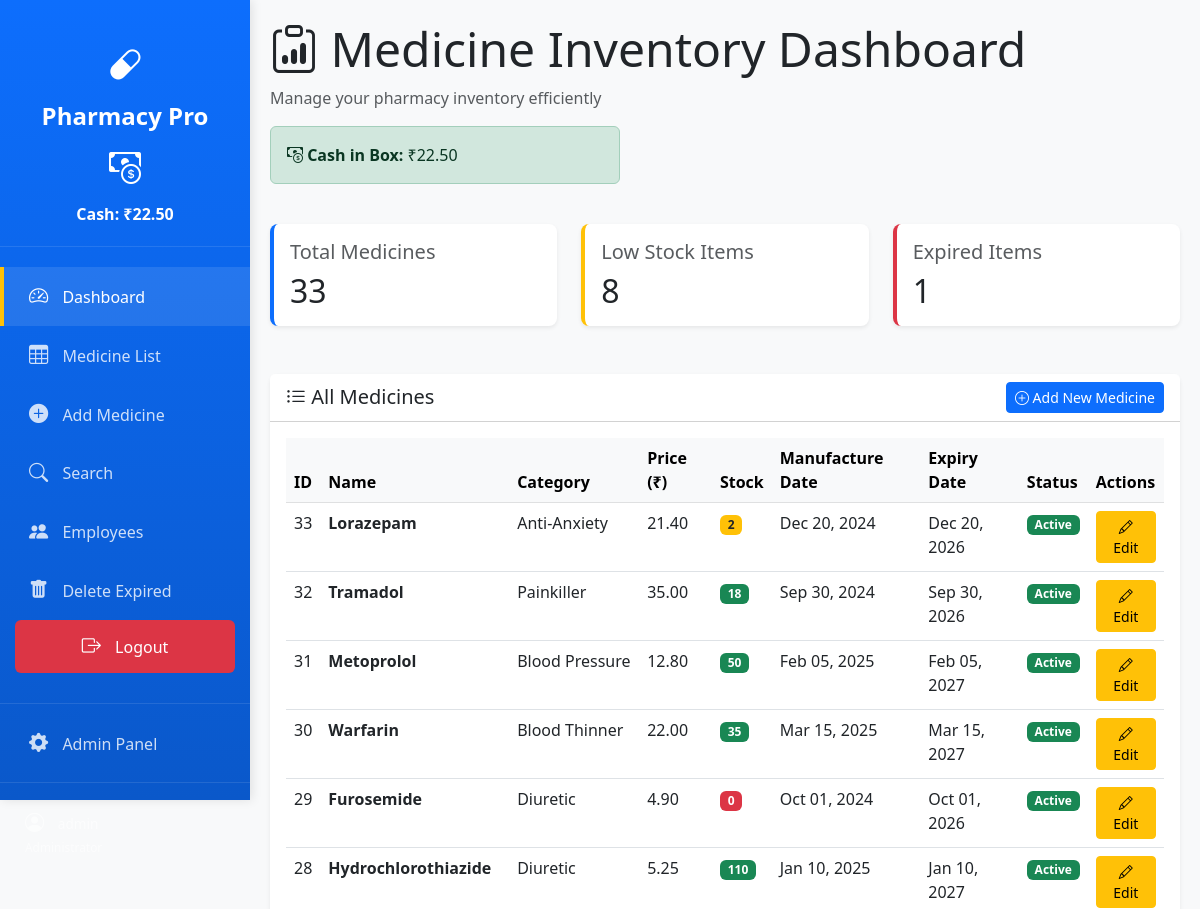
The app's page / (signed in, upper part), older data.
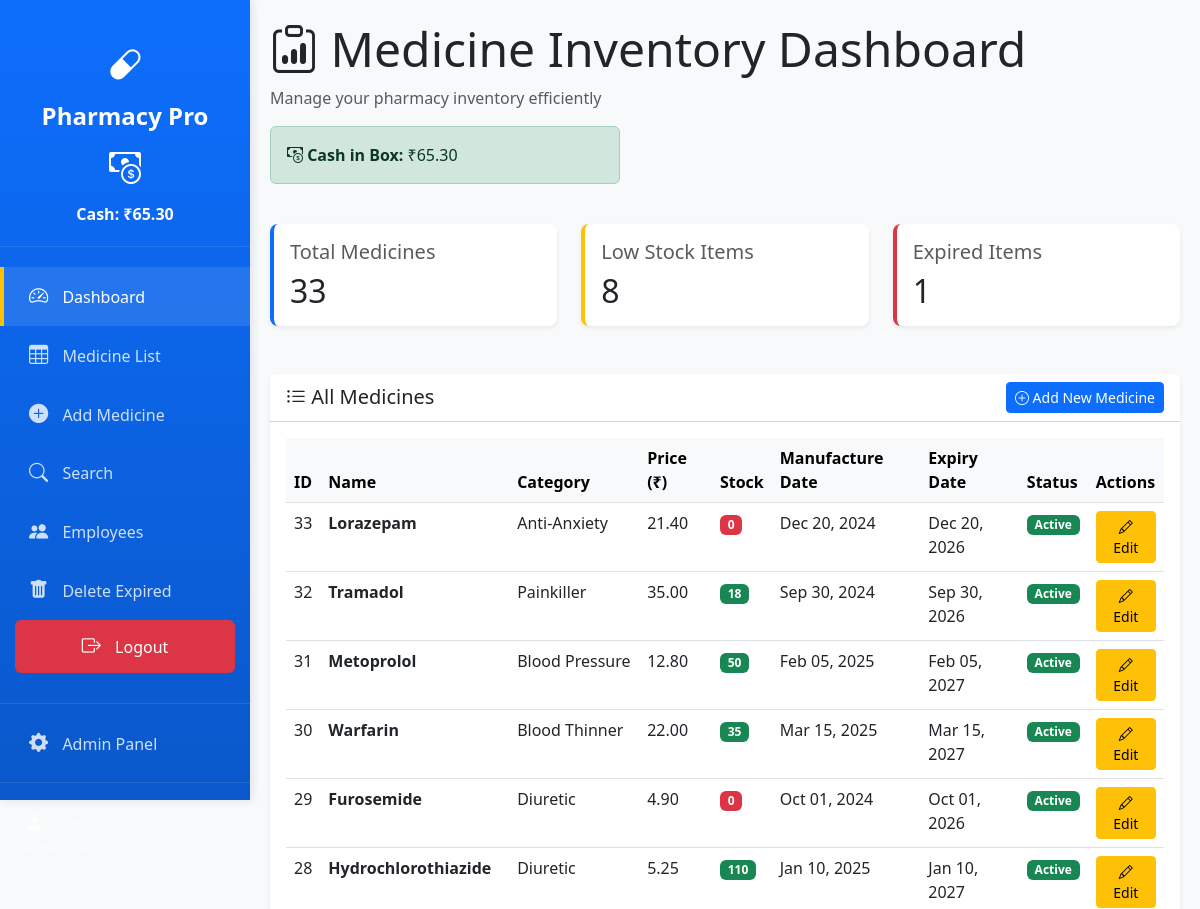
The same page, newer data.
### inventory/models.py (models this page shows, shortened)
class CashBox(models.Model):
    current_cash = models.DecimalField(max_digits=12, decimal_places=2, default=0)
    last_updated = models.DateTimeField(auto_now=True)
    class Meta:
        verbose_name_plural = "Cash Box"

class Medicine(models.Model):
    name = models.CharField(max_length=200)
    category = models.CharField(max_length=100)
    price = models.DecimalField(max_digits=10, decimal_places=2)
    stock_quantity = models.IntegerField()
    manufacture_date = models.DateField()
    expiry_date = models.DateField()
    class Meta:
        verbose_name_plural = "Medicines"

### inventory/views.py (the view)
# urls.py: path('', views.MedicineDashboardView.as_view(), name='medicine_dashboard'),
class MedicineDashboardView(LoginRequiredMixin, ListView):
    model = Medicine
    template_name = 'inventory/dashboard.html'
    context_object_name = 'medicines'
    paginate_by = 20
    ordering = ['-id']
    def get_context_data(self, **kwargs):
        context = super().get_context_data(**kwargs)
        context['total_medicines'] = Medicine.objects.count()
        context['low_stock'] = Medicine.objects.filter(stock_quantity__lte=10).count()
        context['expired'] = Medicine.objects.filter(expiry_date__lt=date.today()).count()
        context['today'] = date.today()
        from .models import CashBox
        cash_box = CashBox.objects.first()
        context['cash_box'] = cash_box
        return context

### inventory/templates/inventory/dashboard.html (shortened to what the changed rows need)
{% extends 'inventory/base.html' %}
{% block content %}
<div class="row mb-4">
    <div class="col-12">
        <h1 class="display-5">
            <i class="bi bi-clipboard-data"></i> Medicine Inventory Dashboard
        </h1>
        <p class="text-muted">Manage your pharmacy inventory efficiently</p>
        <div class="alert alert-success mt-3" style="max-width:350px;">
            <i class="bi bi-cash-coin"></i> <strong>Cash in Box:</strong> ₹{{ cash_box.current_cash|default:'0.00' }}
        </div>
    </div>
</div>
<div class="row mb-4">
    <div class="col-md-4">
        <div class="card stat-card primary">
            <div class="card-body">
                <h2 class="mb-0">{{ total_medicines }}</h2>
            </div>
        </div>
    </div>
    <div class="col-md-4">
        <div class="card stat-card warning">
            <div class="card-body">
                <h2 class="mb-0">{{ low_stock }}</h2>
            </div>
        </div>
    </div>
    <div class="col-md-4">
        <div class="card stat-card danger">
            <div class="card-body">
                <h2 class="mb-0">{{ expired }}</h2>
            </div>
        </div>
    </div>
</div>
<div class="card">
    <div class="card-body">
        {% if medicines %}
            <div class="table-responsive">
                <table class="table table-hover">
                    <thead class="table-light">
                        <tr>
                            <th>ID</th>
                            <th>Name</th>
                            <th>Category</th>
                            <th>Price (₹)</th>
                            <th>Stock</th>
                            <th>Manufacture Date</th>
                            <th>Expiry Date</th>
                            <th>Status</th>
                            <th>Actions</th>
                        </tr>
                    </thead>
                    <tbody>
                        {% for medicine in medicines %}
                        <tr>
                            <td>{{ medicine.id }}</td>
                            <td><strong>{{ medicine.name }}</strong></td>
                            <td>{{ medicine.category }}</td>
                            <td>{{ medicine.price }}</td>
                            <td>
                                {% if medicine.stock_quantity == 0 %}
                                    <span class="badge bg-danger">{{ medicine.stock_quantity }}</span>
                                {% elif medicine.stock_quantity <= 10 %}
                                    <span class="badge bg-warning text-dark">{{ medicine.stock_quantity }}</span>
                                {% else %}
                                    <span class="badge bg-success">{{ medicine.stock_quantity }}</span>
                                {% endif %}
                            </td>
                            <td>{{ medicine.manufacture_date|date:"M d, Y" }}</td>
                            <td>{{ medicine.expiry_date|date:"M d, Y" }}</td>
                            <td>
                                {% if medicine.expiry_date < today %}
                                    <span class="badge bg-danger">Expired</span>
                                {% else %}
                                    <span class="badge bg-success">Active</span>
                                {% endif %}
                            </td>
                            <td>
                                {% if user.is_superuser or user.groups.all.0.name == 'Manager' %}
                                    <a href="{% url 'edit_medicine' medicine.pk %}" class="btn btn-sm btn-warning" title="Edit Medicine">
                                        <i class="bi bi-pencil"></i> Edit
                                    </a>
                                {% elif user.groups.all.0.name == 'Staff' %}
                                    <a href="{% url 'update_stock' medicine.pk %}" class="btn btn-sm btn-success" title="Update Stock">
                                        <i class="bi bi-cart-dash"></i> Update Stock
                                    </a>
                                {% endif %}
                            </td>
                        </tr>
                        {% endfor %}
                    </tbody>
                </table>
            </div>
        {% endif %}
    </div>
</div>
{% endblock %}

### inventory/templates/inventory/base.html (shortened to what this page needs)
<!DOCTYPE html>
<html lang="en">
<head>
    <link href="https://cdn.jsdelivr.net/npm/bootstrap@5.3.0/dist/css/bootstrap.min.css" rel="stylesheet">
    <link rel="stylesheet" href="https://cdn.jsdelivr.net/npm/bootstrap-icons@1.11.0/font/bootstrap-icons.css">
</head>
<body>
    <div class="sidebar">
        <div class="sidebar-brand">
            <i class="bi bi-capsule"></i>
            Pharmacy Pro
            <div style="font-size:1rem; margin-top:10px;">
                <i class="bi bi-cash-coin"></i> Cash: ₹{{ cash_box.current_cash|default:'0.00' }}
            </div>
        </div>
        <ul class="sidebar-menu">
            <li>
                <a href="{% url 'medicine_dashboard' %}" class="{% if request.resolver_match.url_name == 'medicine_dashboard' %}active{% endif %}">
                    <i class="bi bi-speedometer2"></i> Dashboard
                </a>
            </li>
            <li>
                <a href="{% url 'medicine_list' %}" class="{% if request.resolver_match.url_name == 'medicine_list' %}active{% endif %}">
                    <i class="bi bi-table"></i> Medicine List
                </a>
            </li>
            {% if user.is_superuser or user.groups.all.0.name == 'Manager' %}
            <li>
                <a href="{% url 'add_medicine' %}" class="{% if request.resolver_match.url_name == 'add_medicine' %}active{% endif %}">
                    <i class="bi bi-plus-circle-fill"></i> Add Medicine
                </a>
            </li>
            {% endif %}
            <li>
                <a href="{% url 'search_medicine' %}" class="{% if request.resolver_match.url_name == 'search_medicine' %}active{% endif %}">
                    <i class="bi bi-search"></i> Search
                </a>
            </li>
            {% if user.is_superuser or user.groups.all.0.name == 'Manager' %}
            <li>
                <a href="{% url 'employee_list' %}">
                    <i class="bi bi-people-fill"></i> Employees
                </a>
            </li>
            {% endif %}
            <li>
                <a href="{% url 'delete_expired' %}">
                    <i class="bi bi-trash-fill"></i> Delete Expired
                </a>
            </li>
            {% if user.is_authenticated %}
            <li style="padding: 0 15px;">
                <form action="{% url 'logout' %}" method="post" style="margin: 0;">
                    <button type="submit" style="width: 100%; padding: 12px 15px; background-color: #dc3545; color: white; border: none; border-radius: 6px; text-align: center; transition: background-color 0.3s;">
                        <i class="bi bi-box-arrow-right"></i> Logout
                    </button>
                </form>
            </li>
            {% endif %}
            {% if user.is_superuser or user.groups.all.0.name == 'Manager' %}
            <li style="margin-top: 30px; border-top: 1px solid rgba(255,255,255,0.1); padding-top: 10px;">
                <a href="/admin/">
                    <i class="bi bi-gear-fill"></i> Admin Panel
                </a>
            </li>
            {% endif %}
            {% if user.is_authenticated %}
            <li style="border-top: 1px solid rgba(255,255,255,0.1); margin-top: 10px; padding-top: 10px;">
                <div style="padding: 15px 25px; color: rgba(255,255,255,0.6); font-size: 0.85rem;">
                    <i class="bi bi-person-circle"></i> {{ user.username }}
                    <br>
                    <small>
                    </small>
                </div>
            </li>
            {% endif %}
        </ul>
    </div>
    <div class="main-content">
        {% block content %}
        {% endblock %}
    </div>
</body>
</html>

Row changes from the older to the newer data that the page shows:
changed CashBox: current_cash "22.50" → "65.30"
changed Medicine "Lorazepam": stock_quantity "2" → "0"
